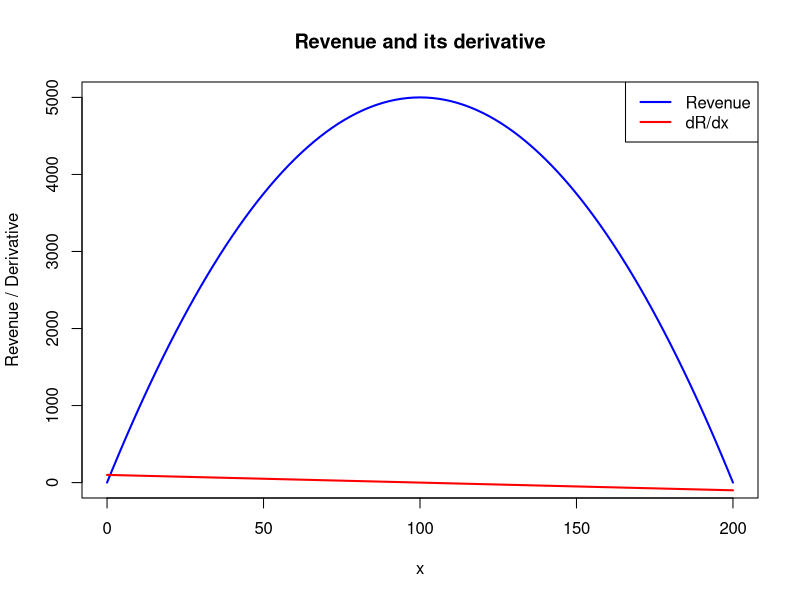

Reproduce this figure in R.
# Day one of calculations

# Load the Deriv package which allows symbolic differentiation in R
library(Deriv)

# Define the revenue function: R(x) = 100x - 0.5x^2
# Here, 100*x is revenue per unit, and -0.5*x^2 shows diminishing returns
revenue <- function(x) { 100 * x - 0.5 * x^2 }

# Use Deriv() to calculate the symbolic derivative of the revenue function with respect to x
# Deriv automatically finds d(revenue)/dx
revenue_prime <- Deriv(revenue, "x")

# Print the derivative function to the console
# It should display: function(x) 100 - x
revenue_prime

# Plot the revenue function as a curve from x = 0 to x = 200
curve(revenue(x),              # Function to be plotted (revenue)
      from = 0, to = 200,      # 'from' and 'to' define the x-axis range
      col = "blue",            # 'col' sets the color of the line (blue)
      lwd = 2,                 # 'lwd' sets line width (2 = thicker line)
      ylab = "Revenue / Derivative",  # 'ylab' sets label for y-axis
      main = "Revenue and its derivative") # 'main' sets the main title of the plot

# Overlay the derivative curve on the same plot
curve(revenue_prime(x),       # The derivative function (100 - x)
      from = 0, to = 200,      # Same x range
      col = "red",             # Red color for derivative curve
      lwd = 2,                 # Same line width
      add = TRUE)              # 'add = TRUE' means plot this on top of existing graph

# Add a legend to the top right corner
legend("topright",                    # Position of legend box
       legend = c("Revenue", "dR/dx"),# Labels shown in the legend ("dR/dx" means derivative of Revenue w.r.t. x)
       col = c("blue", "red"),        # Color matching the plotted lines
       lwd = 2)                       # Line width for legend symbols

# Evaluate the derivative at x = 60 (i.e., what is dR/dx when x = 60?)
# This returns 100 - 60 = 40
revenue_prime(60)
